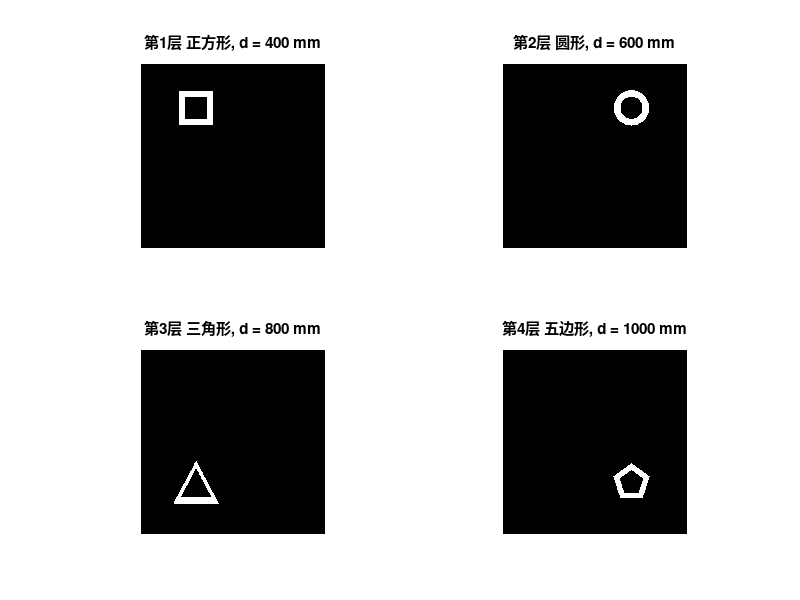
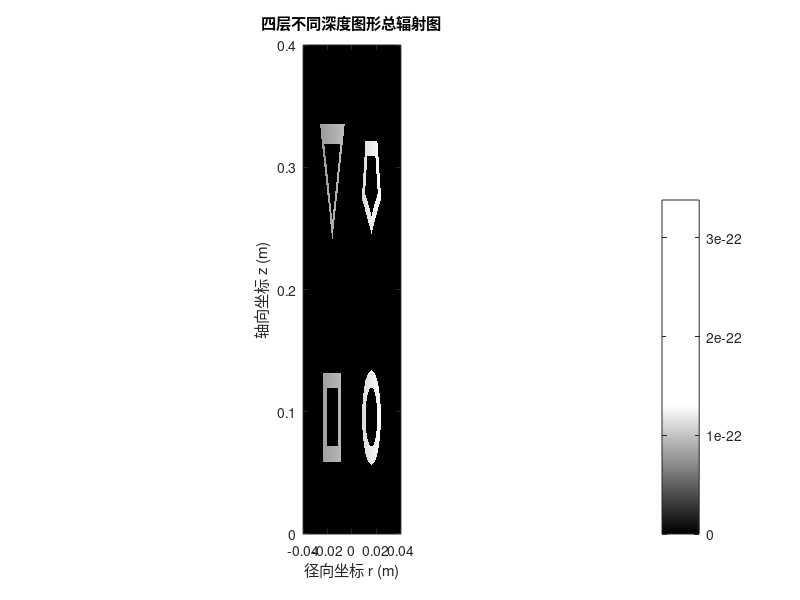

The MATLAB source for these figures, in order: (Note: this script raises an error after producing the figures.)
clear all;
clc;
close all;
%% ===================== 添加路径 =====================
addpath(genpath('.\image'));
addpath(genpath('.\image2'));
addpath(genpath('.\data'));
addpath(genpath('.\dataRGB'));
addpath(genpath('.\len_sub'));
addpath(genpath('.\火焰频域重聚焦'));

%% ===================== 1. 基本参数 =====================
Ny = 500;
Nz = 500;
[y, z] = meshgrid(linspace(-0.04, 0.04, Ny), linspace(0, 0.4, Nz));

% 温度参数
T_default = 0;
T_hot = 1373;

% 像素坐标网格
[Xp, Zp] = meshgrid(1:Ny, 1:Nz);

% 四个图形在图像中的中心位置（四个角）
cx1 = 150;  cz1 = 120;   % 左上：正方形
cx2 = 350;  cz2 = 120;   % 右上：圆形
cx3 = 150;  cz3 = 360;   % 左下：三角形
cx4 = 350;  cz4 = 360;   % 右下：正五边形

% 四层到主镜头距离（mm）
% 每层间隔 1 mm
d_list = [400,600, 800, 1000];
% 你也可以反过来用 [600, 601, 602, 603]
% 只要保持层间距离是 1 mm 即可

%% ===================== 2. 构造四层独立温度场 =====================
T1 = ones(Nz, Ny) * T_default;
T2 = ones(Nz, Ny) * T_default;
T3 = ones(Nz, Ny) * T_default;
T4 = ones(Nz, Ny) * T_default;

%% ---------- 第1层：正方形边框（左上） ----------
side_outer = 90;
side_inner = 58;

mask1_outer = abs(Xp - cx1) <= side_outer/2 & abs(Zp - cz1) <= side_outer/2;
mask1_inner = abs(Xp - cx1) <= side_inner/2 & abs(Zp - cz1) <= side_inner/2;
mask1 = mask1_outer & ~mask1_inner;
T1(mask1) = T_hot;

%% ---------- 第2层：圆环（右上） ----------
r_outer = 48;
r_inner = 30;
dist2 = (Xp - cx2).^2 + (Zp - cz2).^2;
mask2 = (dist2 <= r_outer^2) & (dist2 >= r_inner^2);
T2(mask2) = T_hot;

%% ---------- 第3层：三角形边框（左下） ----------
tri_h_outer = 118;
tri_w_outer = 126;
tri_h_inner = 78;
tri_w_inner = 82;

x_tri_outer = [cx3, cx3 - tri_w_outer/2, cx3 + tri_w_outer/2];
z_tri_outer = [cz3 - tri_h_outer/2, cz3 + tri_h_outer/2, cz3 + tri_h_outer/2];

x_tri_inner = [cx3, cx3 - tri_w_inner/2, cx3 + tri_w_inner/2];
z_tri_inner = [cz3 - tri_h_inner/2, cz3 + tri_h_inner/2, cz3 + tri_h_inner/2];

mask3_outer = inpolygon(Xp, Zp, x_tri_outer, z_tri_outer);
mask3_inner = inpolygon(Xp, Zp, x_tri_inner, z_tri_inner);
mask3 = mask3_outer & ~mask3_inner;
T3(mask3) = T_hot;

%% ---------- 第4层：正五边形边框（右下） ----------
R5_outer = 52;
R5_inner = 34;
theta0 = -pi/2;
theta = theta0 + (0:4) * 2*pi/5;

x_pent_outer = cx4 + R5_outer * cos(theta);
z_pent_outer = cz4 + R5_outer * sin(theta);
x_pent_inner = cx4 + R5_inner * cos(theta);
z_pent_inner = cz4 + R5_inner * sin(theta);

mask4_outer = inpolygon(Xp, Zp, x_pent_outer, z_pent_outer);
mask4_inner = inpolygon(Xp, Zp, x_pent_inner, z_pent_inner);
mask4 = mask4_outer & ~mask4_inner;
T4(mask4) = T_hot;

%% ===================== 3. 单色辐射模型 =====================
lambda = 0.610;      % um
c1 = 3.7418e-16;
c2 = 1.4388e4;       % um*K

Eb1 = zeros(size(T1));
Eb2 = zeros(size(T2));
Eb3 = zeros(size(T3));
Eb4 = zeros(size(T4));

idx1 = T1 > 0;
idx2 = T2 > 0;
idx3 = T3 > 0;
idx4 = T4 > 0;

Eb1(idx1) = c1 .* lambda.^(-5) ./ (exp(c2 ./ (lambda .* T1(idx1))) - 1);
Eb2(idx2) = c1 .* lambda.^(-5) ./ (exp(c2 ./ (lambda .* T2(idx2))) - 1);
Eb3(idx3) = c1 .* lambda.^(-5) ./ (exp(c2 ./ (lambda .* T3(idx3))) - 1);
Eb4(idx4) = c1 .* lambda.^(-5) ./ (exp(c2 ./ (lambda .* T4(idx4))) - 1);

%% ===================== 4. Beer 衰减 =====================
ke = 10;
y_max = max(y(:));
L = y_max - y;

I1 = Eb1 .* exp(-ke .* L);
I2 = Eb2 .* exp(-ke .* L);
I3 = Eb3 .* exp(-ke .* L);
I4 = Eb4 .* exp(-ke .* L);

% 总辐射图（仅用于显示）
I_total = I1 + I2 + I3 + I4;

%% ===================== 5. 显示各层图形 =====================
shape1 = zeros(Nz, Ny); shape1(mask1) = 1;
shape2 = zeros(Nz, Ny); shape2(mask2) = 1;
shape3 = zeros(Nz, Ny); shape3(mask3) = 1;
shape4 = zeros(Nz, Ny); shape4(mask4) = 1;

figure('Color','white');
subplot(2,2,1); imshow(shape1,[]); title(['第1层 正方形, d = ', num2str(d_list(1)), ' mm']);
subplot(2,2,2); imshow(shape2,[]); title(['第2层 圆形, d = ', num2str(d_list(2)), ' mm']);
subplot(2,2,3); imshow(shape3,[]); title(['第3层 三角形, d = ', num2str(d_list(3)), ' mm']);
subplot(2,2,4); imshow(shape4,[]); title(['第4层 五边形, d = ', num2str(d_list(4)), ' mm']);

%% ===================== 6. 显示总辐射图 =====================
figure('Color','white');
imagesc(linspace(-0.04, 0.04, Ny), linspace(0, 0.4, Nz), I_total);
set(gca,'YDir','normal');
colormap(gray(256));
colorbar;
axis tight;
axis image;
grid off;
xlabel('径向坐标 r (m)');
ylabel('轴向坐标 z (m)');
title('四层不同深度图形总辐射图');

%% ===================== 7. 归一化成 LF_sim 输入 =====================
I1_norm = I1 - min(I1(:)); if max(I1_norm(:))>0, I1_norm = I1_norm/max(I1_norm(:)); end
I2_norm = I2 - min(I2(:)); if max(I2_norm(:))>0, I2_norm = I2_norm/max(I2_norm(:)); end
I3_norm = I3 - min(I3(:)); if max(I3_norm(:))>0, I3_norm = I3_norm/max(I3_norm(:)); end
I4_norm = I4 - min(I4(:)); if max(I4_norm(:))>0, I4_norm = I4_norm/max(I4_norm(:)); end

I1_norm = I1_norm .^ 0.7;
I2_norm = I2_norm .^ 0.7;
I3_norm = I3_norm .^ 0.7;
I4_norm = I4_norm .^ 0.7;

obj1_gray = uint8(I1_norm * 255);
obj2_gray = uint8(I2_norm * 255);
obj3_gray = uint8(I3_norm * 255);
obj4_gray = uint8(I4_norm * 255);

obj1 = repmat(obj1_gray, [1,1,3]);
obj2 = repmat(obj2_gray, [1,1,3]);
obj3 = repmat(obj3_gray, [1,1,3]);
obj4 = repmat(obj4_gray, [1,1,3]);

%% ===================== 8. 光场相机参数 =====================
v = 16;
N_line = 81;
D = 4;
F = 16;
lens_d = 0.01;
sen_N = 20;

lens_f = lens_d * F / D;
lens_v = lens_f + v;
micr_N = ceil(D / lens_d);
sen_N_total = micr_N * sen_N;
sen_d = lens_d / sen_N;

if mod(sen_N_total,2) == 0
    sen_N_total = sen_N_total + 1;
end

obj_w = 0.12 * 1000;   % mm
obj_h = 0.12 * 1000;   % mm

%% ===================== 9. 分层传播并叠加 =====================
im_total_R = [];
im_total_G = [];
im_total_B = [];

tic
for k = 1:3
    fprintf('正在计算第 %d 个通道...\n', k);

    obje1 = double(obj1(:,:,k));
    obje2 = double(obj2(:,:,k));
    obje3 = double(obj3(:,:,k));
    obje4 = double(obj4(:,:,k));

    im1 = LF_sim(obje1, d_list(1), obj_w, obj_h, D, N_line, F, v, lens_d, lens_f, sen_N);
    im2 = LF_sim(obje2, d_list(2), obj_w, obj_h, D, N_line, F, v, lens_d, lens_f, sen_N);
    im3 = LF_sim(obje3, d_list(3), obj_w, obj_h, D, N_line, F, v, lens_d, lens_f, sen_N);
    im4 = LF_sim(obje4, d_list(4), obj_w, obj_h, D, N_line, F, v, lens_d, lens_f, sen_N);

    im_sum = im1 + im2 + im3 + im4;

    save(sprintf('./dataRGB/im_dmix_v_%d_Nline_%d_%d.mat', v, N_line, k), 'im_sum');

    if k == 1
        im_total_R = im_sum;
    elseif k == 2
        im_total_G = im_sum;
    else
        im_total_B = im_sum;
    end
end
t = toc;
fprintf('\n模拟四层不同深度光场传输时间 t = %.3f s\n', t);

%% ===================== 10. 组装 5D 光场 =====================
if ~isequal(size(im_total_R), size(im_total_G), size(im_total_B))
    error('三个通道尺寸不一致，无法组装 5D 光场');
end

LF = cat(5, im_total_R, im_total_G, im_total_B);

fprintf('\n5D 光场 LF 的维度为: ');
disp(size(LF));
fprintf('LF 的维数 ndims(LF) = %d\n', ndims(LF));

save(sprintf('./dataRGB/LF_5D_depthmix_v_%d_Nline_%d.mat', v, N_line), 'LF', '-v7.3');
fprintf('5D 光场 LF 已保存完成！\n');

%% ===================== 11. 显示输入场景（总图） =====================
obj_total = double(obj1_gray) + double(obj2_gray) + double(obj3_gray) + double(obj4_gray);
max_val = double(max(obj_total(:)));

if max_val > 0
    obj_total = uint8(obj_total / max_val * 255);
else
    obj_total = uint8(obj_total);
end
obj_total_rgb = repmat(obj_total, [1,1,3]);

figure;
imshow(obj_total_rgb, []);
title('输入 LF\_sim 的四层不同深度图形总图');

%% ===================== 12. 显示微透镜阵列传感器图像 =====================
% 这里需要 im_max，因此从叠加后的三个通道计算
im_max = [max(im_total_R(:)); max(im_total_G(:)); max(im_total_B(:))];

% 为了兼容 reshape4to2_im，临时保存成原函数读取格式
im = im_total_R; save(sprintf('./dataRGB/im_d_%d_v_%d_Nline_%d_%d.mat', 600, v, N_line, 1), 'im');
im = im_total_G; save(sprintf('./dataRGB/im_d_%d_v_%d_Nline_%d_%d.mat', 600, v, N_line, 2), 'im');
im = im_total_B; save(sprintf('./dataRGB/im_d_%d_v_%d_Nline_%d_%d.mat', 600, v, N_line, 3), 'im');

im_RGB = reshape4to2_im(600, v, N_line, micr_N, sen_N, im_max);

figure;
imshow(im_RGB, []);
title('带微透镜阵列的传感器图像（四层不同深度叠加）');

imwrite(im_RGB, sprintf('./dataRGB/im_depthmix_v_%d_Nline_%d_RGB.jpg', v, N_line));

fprintf('\n仿真完成：已考虑四个图形距离主镜头不同。\n');
d=600;
%% 原始数据求和重构后的图像
im_micr=sum_4D_im(d,v,N_line,micr_N);
max_im_micr=max(max(max(im_micr)));
im_micr=uint8(im_micr/max_im_micr*255);
figure
imshow(im_micr,[]);title('原始数据求和重构：');
fprintf('\n已画出原始数据重构图像!\n');
disp('The end!');
